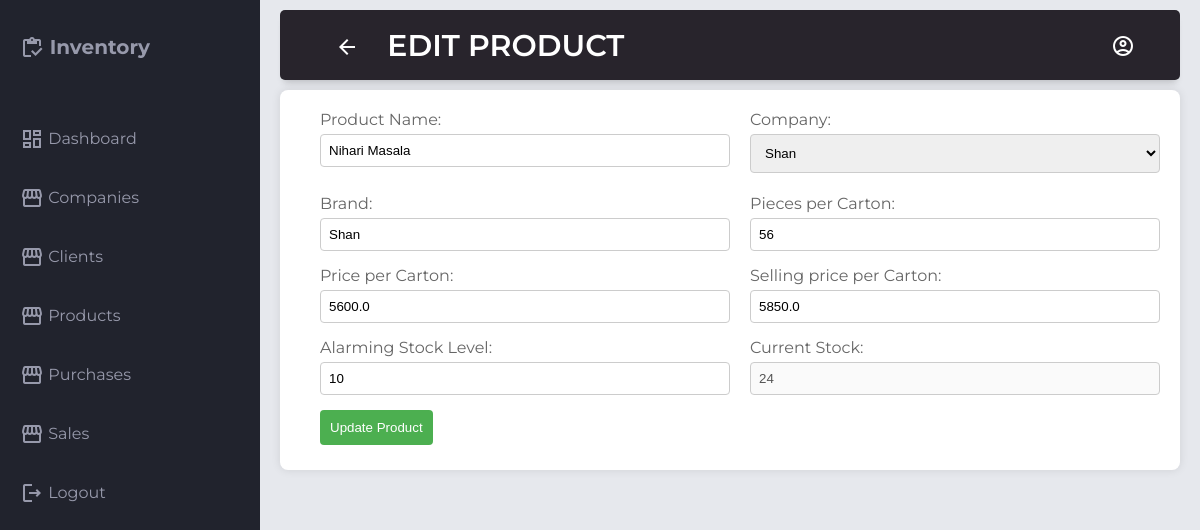
Page /edit_product?product_id=2 on the committed database.
### tables this page shows
CREATE TABLE products (
            product_id INTEGER PRIMARY KEY AUTOINCREMENT,
            product_name TEXT NOT NULL,
            company_id INTEGER NOT NULL,
            brand TEXT NOT NULL,
            pieces_per_carton INTEGER NOT NULL,
            price_carton REAL NOT NULL,
            selling_price_carton REAL NOT NULL,
            current_cartons INTEGER NOT NULL,
            alarming_stock_level INTEGER NOT NULL
        );

CREATE TABLE companies (
            company_id INTEGER PRIMARY KEY AUTOINCREMENT,
            company_name TEXT UNIQUE NOT NULL,
            company_representative TEXT NOT NULL,
            contact TEXT NOT NULL,
            address TEXT NOT NULL
        );

### app.py (the view)
@app.route("/edit_product", methods=["GET", "POST"])
def edit_product():
    if request.method == "GET":
        try:
            product_id = int(request.args.get("product_id"))
            session_id = request.cookies.get("session_id")
            product_to_edit = get_one_product(product_id)
            companies = (
                get_all_companies()
            )  # Assuming you have a function to get all companies
            verified = is_valid_session(session_id)
            if not verified:
                return render_template(
                    "login.html", message="Unauthorized Access Denied!"
                )
            return render_template(
                "edit_product.html",
                session_id=request.cookies.get("session_id"),
                user=verified,
                product_to_edit=product_to_edit,
                companies=companies,
                page_name="Edit Product",
            )
        except Exception as e:
            return jsonify({"success": False, "message": str(e)})
    else:
        product = request.get_json()
        response = update_product(product)
        return jsonify(response)

### app.py (called while the page is built)
def is_valid_session(session_id):
    user = get_user_by_session_id(session_id)
    if user:
        username = user["username"]
        expiration_time = user["session_expiration"]
        if datetime.now() < expiration_time:
            return True, username
    return False, False

### db_functions.py (called while the page is built, shortened)
def get_all_companies():
    conn = sqlite3.connect(DATABASE)
    conn.row_factory = sqlite3.Row
    cursor = conn.cursor()
    cursor.execute("SELECT * FROM COMPANIES")
    all_companies = cursor.fetchall()
    conn.close()
    if all_companies:
        all_companies = [
            {
                "company_id": company["company_id"],
                "company_name": company["company_name"],
                "company_representative": company["company_representative"],
                "contact": company["contact"],
                "address": company["address"],
            }
            for company in all_companies
        ]
    return all_companies

def get_one_product(product_id: int):
    conn = sqlite3.connect(DATABASE)
    conn.row_factory = sqlite3.Row
    cursor = conn.cursor()
    cursor.execute("SELECT * FROM PRODUCTS WHERE product_id = ?", (product_id,))
    product = cursor.fetchone()
    conn.close()
    if product:
        product_dtl = {
            "product_id": product["product_id"],
            "product_name": product["product_name"],
            "company_id": product["company_id"],
            "brand": product["brand"],
            "pieces_per_carton": product["pieces_per_carton"],
            "price_carton": product["price_carton"],
            "selling_price_carton": product["selling_price_carton"],
            "current_cartons": product["current_cartons"],
            "alarming_stock_level": product["alarming_stock_level"],
        }
        return product_dtl

def get_user_by_session_id(session_id: str):
    conn = sqlite3.connect(DATABASE)
    conn.row_factory = sqlite3.Row
    cursor = conn.cursor()
    cursor.execute("SELECT * FROM users WHERE session_id = ?", (session_id,))
    user = cursor.fetchone()
    conn.close()

### templates/edit_product.html (shortened to what this page needs)
{% extends 'base.html' %}
{% block header %}
{{page_name|upper}}
{% endblock %}
{% block main %}
<div class="form-container">
    <form onsubmit="updateProduct(event, '{{product_to_edit.product_id}}', '{{session_id}}')" method="post">
        <div class="form-group">
            <div class="combination">
                <label for="product_name">Product Name:</label>
                <input type="text" class="input-box" id="product_name" name="product_name"
                    placeholder="Enter Product's Name" value="{{product_to_edit.product_name}}" required>
            </div>
            <div class="combination">
                <label for="company_id">Company:</label>
                <select class="input-box" id="company_id" name="company_id" required>
                    {% for company in companies %}
                    <option value="{{ company.company_id }}" {% if company.company_id==product_to_edit.company_id %}
                        selected {% endif %}>
                        {{ company.company_name }}
                    </option>
                    {% endfor %}
                </select>
            </div>
        </div>
        <div class="form-group">
            <div class="combination">
                <label for="brand">Brand:</label>
                <input type="text" class="input-box" id="brand" name="brand" placeholder="Enter Brand"
                    value="{{product_to_edit.brand}}" required>
            </div>
            <div class="combination">
                <label for="pieces_per_carton">Pieces per Carton:</label>
                <input type="number" class="input-box" id="pieces_per_carton" name="pieces_per_carton"
                    placeholder="Enter Pieces per Carton" value="{{product_to_edit.pieces_per_carton}}" required>
            </div>
        </div>
        <div class="form-group">
            <div class="combination">
                <label for="price_carton">Price per Carton:</label>
                <input type="number" step="0.01" class="input-box" id="price_carton" name="price_carton"
                    placeholder="Enter Price per Carton" value="{{product_to_edit.price_carton}}" required>
            </div>
            <div class="combination">
                <label for="selling_price_carton">Selling price per Carton:</label>
                <input type="number" step="0.01" class="input-box" id="selling_price_carton" name="selling_price_carton"
                    placeholder="Enter Selling price per Carton" value="{{product_to_edit.selling_price_carton}}"
                    required>
            </div>
        </div>
        <div class="form-group">
            <div class="combination">
                <label for="alarming_stock_level">Alarming Stock Level:</label>
                <input type="number" class="input-box" id="alarming_stock_level" name="alarming_stock_level"
                    placeholder="Enter Alarming stock Level" value="{{product_to_edit.alarming_stock_level }}" required>
            </div>
            <div class="combination">
                <label for="purchase">Current Stock:</label>
                <input type="number" class="input-box" id="current_cartons" name="purchase"
                    value="{{product_to_edit.current_cartons }}" disabled>
            </div>
        </div>
        <div class="form-group">
            <div class="combination">
                <button type="submit">Update Product</button>
            </div>
        </div>
    </form>
</div>
{% endblock %}

### static/css/style.css (style rules this page uses)
body { margin: 0; padding: 0; box-sizing: border-box; background-color: #e6e8ed; color: #666666; font-family: "Montserrat", sans-serif; }
.form-container { background-color: #fff; padding: 20px; border-radius: 8px; box-shadow: 0 0 10px rgba(0, 0, 0, 0.1); width: max-content; }
.form-group { display: flex; flex-direction: row; margin-bottom: 5px; }
.combination { display: flex; flex-direction: column; margin-left: 20px; }
.input-box { width: 410px; }
button { background-color: #3261e4; color: white; padding: 10px 15px; border: none; border-radius: 4px; cursor: pointer; }
label { display: block; margin-bottom: 8px; }
input, select { width: 100%; padding: 10px; margin-bottom: 16px; border: 1px solid #ccc; border-radius: 4px; box-sizing: border-box; }

### templates/base.html (style rules this page uses)
form { width: 40%; }
form label { display: block; margin-bottom: 5px; }
form input { width: 100%; padding: 8px; margin-bottom: 10px; }
form button { padding: 10px; background-color: #4CAF50; color: white; border: none; cursor: pointer; }

### rows in the picture
products: product_name "Nihari Masala", company_id "Shan", brand "Shan", pieces_per_carton "56", price_carton "5600.0", selling_price_carton "5850.0", alarming_stock_level "10", purchase "24"

### other values in the picture
{{ page_name|upper }} "EDIT PRODUCT"
